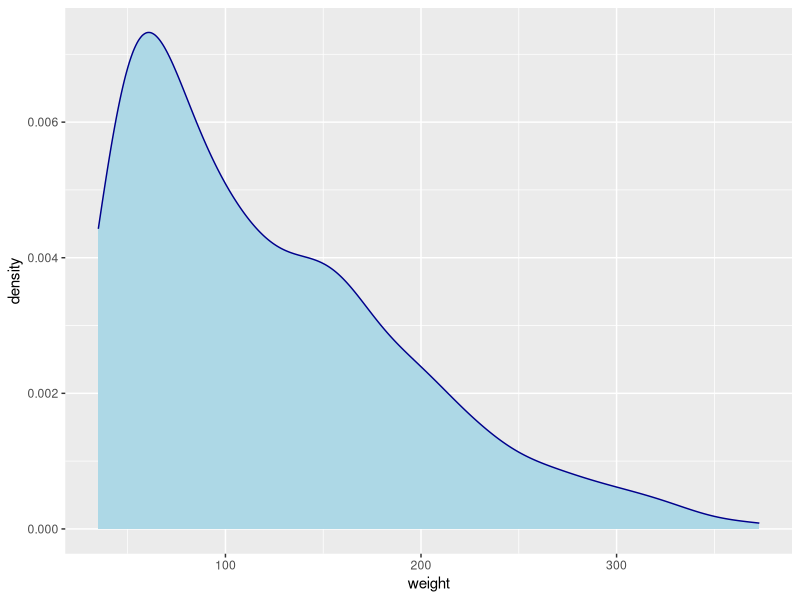
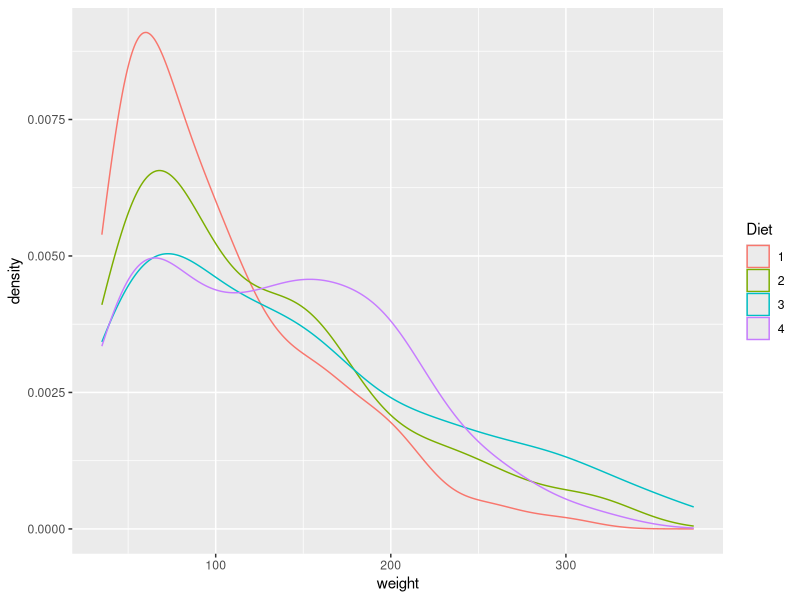
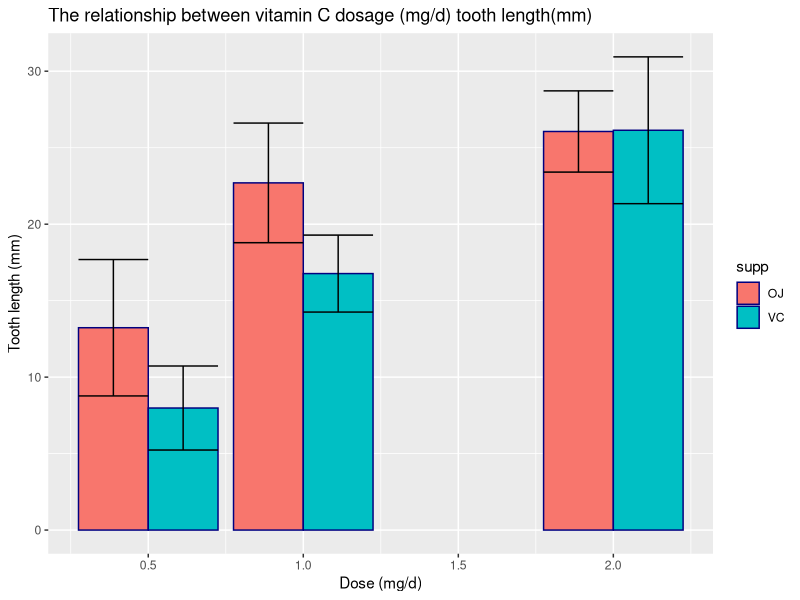

The R script that drew these images, in order:
#Section 4
#Nasreen Arend
#2 February 2019

# Make use of any two built in datasets:
# Make use of the summarise, select, group_by functions
# Create at least two visualisations that were not done in the Intro R workshop. Density plot 

library(tidyverse)
library(ggplot2)

toothgrowth <- datasets::ToothGrowth %>% #Data loaded with dataset:: function and assigned a name 
  group_by(supp, dose) %>%  #Grouped by supplement and dose
  summarise(mn.ln = mean(len), #Summarise the mean length and standard deviation length 
            sd.ln = sd(len))

tooth_col <- ggplot(toothgrowth, aes(x = dose, y = mn.ln, fill = supp)) + #New name assigned using toothgrowth dataset to create graph with x value being dose and y being mn.ln with the fill specified by supp
  geom_col(aes(fill = supp), position = "dodge", colour = "navyblue") + #A column plot used, using the supp column as a fill, "dodge" function used to align the columns
  geom_errorbar(aes(ymin = mn.ln - sd.ln, #Error bars inserted in columns using the mean and standard deviation values on the y axis
                    ymax = mn.ln + sd.ln),
                position = "dodge") + #Aligns the position of error bars
  labs(x = "Dose (mg/d)", y = "Tooth length (mm)") + #Labels assigned
  ggtitle("The relationship between vitamin C dosage (mg/d) tooth length(mm)") #Title added

chick_1 <- datasets::ChickWeight #The chickWeight dataset was loaded by using the "dataset::" function and assigning it a name with the " <- " function

chick_dens <- ggplot(chick_1, aes(x = weight)) + #A name was assigned to the graph usins the chick_1 dataset. aes function was used to specify the x values
  geom_density(color = "darkblue", fill = "lightblue") #A density plot was chosen, it plots density vs weight with a dark blue outline and light blue fill.

chick_dens2 <- ggplot(chick_1, aes(x = weight, color = Diet)) + #A name was assigned to the graph usins the chick_1 dataset. aes function was used to specify the x values while each diet was assigned a colour.
  geom_density() #A density plot was chosen







               
               

             